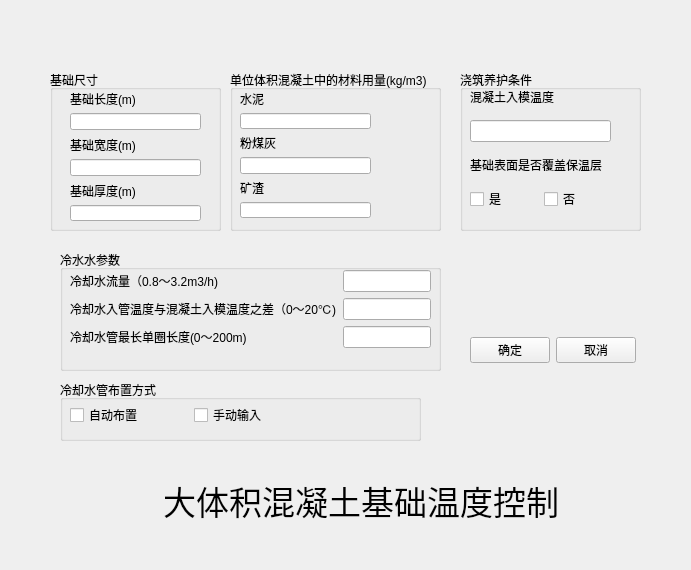
<?xml version="1.0" encoding="UTF-8"?>
<ui version="4.0">
 <class>Form</class>
 <widget class="QWidget" name="Form">
  <property name="geometry">
   <rect>
    <x>0</x>
    <y>0</y>
    <width>691</width>
    <height>570</height>
   </rect>
  </property>
  <property name="windowTitle">
   <string>Form</string>
  </property>
  <widget class="QGroupBox" name="baseSizeGroupBox">
   <property name="geometry">
    <rect>
     <x>50</x>
     <y>70</y>
     <width>171</width>
     <height>161</height>
    </rect>
   </property>
   <property name="title">
    <string>基础尺寸</string>
   </property>
   <widget class="QWidget" name="verticalLayoutWidget">
    <property name="geometry">
     <rect>
      <x>20</x>
      <y>20</y>
      <width>131</width>
      <height>131</height>
     </rect>
    </property>
    <layout class="QVBoxLayout" name="baseSizeVerticalLayout">
     <item>
      <widget class="QLabel" name="baseLengthLabel">
       <property name="text">
        <string>基础长度(m)</string>
       </property>
      </widget>
     </item>
     <item>
      <widget class="QLineEdit" name="baseLengthLineEdit"/>
     </item>
     <item>
      <widget class="QLabel" name="baseWidthLabel">
       <property name="text">
        <string>基础宽度(m)</string>
       </property>
      </widget>
     </item>
     <item>
      <widget class="QLineEdit" name="baseWidthLineEdit"/>
     </item>
     <item>
      <widget class="QLabel" name="baseThickLabel">
       <property name="text">
        <string>基础厚度(m)</string>
       </property>
      </widget>
     </item>
     <item>
      <widget class="QLineEdit" name="baseThickLineEdit"/>
     </item>
    </layout>
   </widget>
  </widget>
  <widget class="QGroupBox" name="materialGroupBox">
   <property name="geometry">
    <rect>
     <x>230</x>
     <y>70</y>
     <width>211</width>
     <height>161</height>
    </rect>
   </property>
   <property name="title">
    <string>单位体积混凝土中的材料用量(kg/m3)</string>
   </property>
   <widget class="QWidget" name="verticalLayoutWidget_2">
    <property name="geometry">
     <rect>
      <x>10</x>
      <y>20</y>
      <width>131</width>
      <height>128</height>
     </rect>
    </property>
    <layout class="QVBoxLayout" name="materialVerticalLayout">
     <item>
      <widget class="QLabel" name="cementLabel">
       <property name="text">
        <string>水泥</string>
       </property>
      </widget>
     </item>
     <item>
      <widget class="QLineEdit" name="cementLineEdit"/>
     </item>
     <item>
      <widget class="QLabel" name="ashLabel">
       <property name="text">
        <string>粉煤灰</string>
       </property>
      </widget>
     </item>
     <item>
      <widget class="QLineEdit" name="ashLineEdit"/>
     </item>
     <item>
      <widget class="QLabel" name="slagLabel">
       <property name="text">
        <string>矿渣</string>
       </property>
      </widget>
     </item>
     <item>
      <widget class="QLineEdit" name="slagLineEdit"/>
     </item>
    </layout>
   </widget>
  </widget>
  <widget class="QGroupBox" name="maintainGroupBox">
   <property name="geometry">
    <rect>
     <x>460</x>
     <y>70</y>
     <width>181</width>
     <height>161</height>
    </rect>
   </property>
   <property name="title">
    <string>浇筑养护条件</string>
   </property>
   <widget class="QWidget" name="verticalLayoutWidget_3">
    <property name="geometry">
     <rect>
      <x>10</x>
      <y>10</y>
      <width>141</width>
      <height>131</height>
     </rect>
    </property>
    <layout class="QVBoxLayout" name="maintainVerticalLayout">
     <item>
      <widget class="QLabel" name="concreteTempLabel">
       <property name="text">
        <string>混凝土入模温度</string>
       </property>
      </widget>
     </item>
     <item>
      <widget class="QLineEdit" name="concreteTempLineEdit"/>
     </item>
     <item>
      <widget class="QLabel" name="coverLabel">
       <property name="text">
        <string>基础表面是否覆盖保温层</string>
       </property>
      </widget>
     </item>
     <item>
      <layout class="QHBoxLayout" name="horizontalLayout">
       <item>
        <widget class="QCheckBox" name="converYesCheckBox">
         <property name="text">
          <string>是</string>
         </property>
        </widget>
       </item>
       <item>
        <widget class="QCheckBox" name="coverNoCheckBox">
         <property name="text">
          <string>否</string>
         </property>
        </widget>
       </item>
      </layout>
     </item>
    </layout>
   </widget>
  </widget>
  <widget class="QGroupBox" name="WaterGroupBox">
   <property name="geometry">
    <rect>
     <x>60</x>
     <y>250</y>
     <width>381</width>
     <height>121</height>
    </rect>
   </property>
   <property name="title">
    <string>冷水水参数</string>
   </property>
   <widget class="QWidget" name="formLayoutWidget">
    <property name="geometry">
     <rect>
      <x>10</x>
      <y>20</y>
      <width>361</width>
      <height>81</height>
     </rect>
    </property>
    <layout class="QFormLayout" name="waterFormLayout">
     <item row="0" column="0">
      <widget class="QLabel" name="waterSpeedLabel">
       <property name="text">
        <string>冷却水流量（0.8～3.2m3/h)</string>
       </property>
      </widget>
     </item>
     <item row="0" column="1">
      <widget class="QLineEdit" name="waterSpeedLineEdit"/>
     </item>
     <item row="1" column="0">
      <widget class="QLabel" name="deltaTempLabel">
       <property name="text">
        <string>冷却水入管温度与混凝土入模温度之差（0～20℃)</string>
       </property>
      </widget>
     </item>
     <item row="1" column="1">
      <widget class="QLineEdit" name="deltaTempLineEdit"/>
     </item>
     <item row="2" column="0">
      <widget class="QLabel" name="maxPipeLengthLabel">
       <property name="text">
        <string>冷却水管最长单圈长度(0～200m)</string>
       </property>
      </widget>
     </item>
     <item row="2" column="1">
      <widget class="QLineEdit" name="maxPipeLengthLineEdit"/>
     </item>
    </layout>
   </widget>
  </widget>
  <widget class="QGroupBox" name="PipeArrangeGroupBox">
   <property name="geometry">
    <rect>
     <x>60</x>
     <y>380</y>
     <width>361</width>
     <height>61</height>
    </rect>
   </property>
   <property name="title">
    <string>冷却水管布置方式</string>
   </property>
   <widget class="QWidget" name="horizontalLayoutWidget_3">
    <property name="geometry">
     <rect>
      <x>10</x>
      <y>20</y>
      <width>241</width>
      <height>31</height>
     </rect>
    </property>
    <layout class="QHBoxLayout" name="PipeArrangeHorizontalLayout">
     <item>
      <widget class="QCheckBox" name="PipeArrangeYesCheckBox">
       <property name="text">
        <string>自动布置</string>
       </property>
      </widget>
     </item>
     <item>
      <widget class="QCheckBox" name="PipeArrangeNoCheckBox">
       <property name="text">
        <string>手动输入</string>
       </property>
      </widget>
     </item>
    </layout>
   </widget>
  </widget>
  <widget class="QWidget" name="horizontalLayoutWidget_2">
   <property name="geometry">
    <rect>
     <x>470</x>
     <y>310</y>
     <width>166</width>
     <height>80</height>
    </rect>
   </property>
   <layout class="QHBoxLayout" name="YesNohorizontalLayout">
    <item>
     <widget class="QPushButton" name="YesPushButton">
      <property name="text">
       <string>确定</string>
      </property>
     </widget>
    </item>
    <item>
     <widget class="QPushButton" name="NoPushButton">
      <property name="text">
       <string>取消</string>
      </property>
     </widget>
    </item>
   </layout>
  </widget>
  <widget class="QWidget" name="horizontalLayoutWidget">
   <property name="geometry">
    <rect>
     <x>60</x>
     <y>460</y>
     <width>601</width>
     <height>81</height>
    </rect>
   </property>
   <layout class="QHBoxLayout" name="horizontalLayout_2">
    <item>
     <spacer name="horizontalSpacer">
      <property name="orientation">
       <enum>Qt::Horizontal</enum>
      </property>
      <property name="sizeHint" stdset="0">
       <size>
        <width>40</width>
        <height>20</height>
       </size>
      </property>
     </spacer>
    </item>
    <item>
     <widget class="QLabel" name="titleLabel">
      <property name="font">
       <font>
        <pointsize>25</pointsize>
       </font>
      </property>
      <property name="text">
       <string>大体积混凝土基础温度控制</string>
      </property>
     </widget>
    </item>
    <item>
     <spacer name="horizontalSpacer_2">
      <property name="orientation">
       <enum>Qt::Horizontal</enum>
      </property>
      <property name="sizeHint" stdset="0">
       <size>
        <width>40</width>
        <height>20</height>
       </size>
      </property>
     </spacer>
    </item>
   </layout>
  </widget>
 </widget>
 <resources/>
 <connections/>
</ui>
